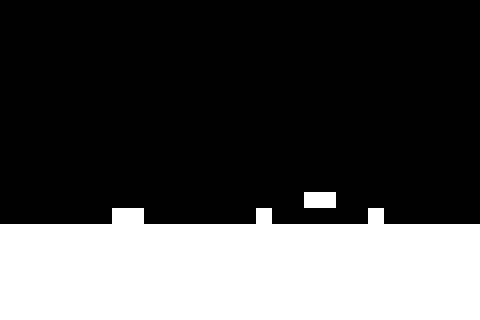

This game map was drawn from its Tiled (.tmx) file and the tilesets committed beside it. A one-line description and the trimmed map source follow:
An orthogonal 30x20 tile map with 16x16 px tiles, 2 tile layers (Floor, Danger).

<map version="1.0" orientation="orthogonal" renderorder="right-down" width="30" height="20" tilewidth="16" tileheight="16">
 <tileset firstgid="1" name="FloorTiles" tilewidth="16" tileheight="16">
  <image source="../../images/tiles/FloorTiles.png" width="32" height="16" />
 </tileset>
 <layer name="Floor" width="30" height="20">
  <properties>
   <property name="tileset" value="FloorTiles" />
  </properties>
  <data>[600 cells, 180 non-empty, 1 distinct tile ids]</data>
 </layer>
 <layer name="Danger" width="30" height="20">
  <properties>
   <property name="tileset" value="FloorTiles" />
  </properties>
  <data>[600 cells, 6 non-empty, 1 distinct tile ids]</data>
 </layer>
</map>
